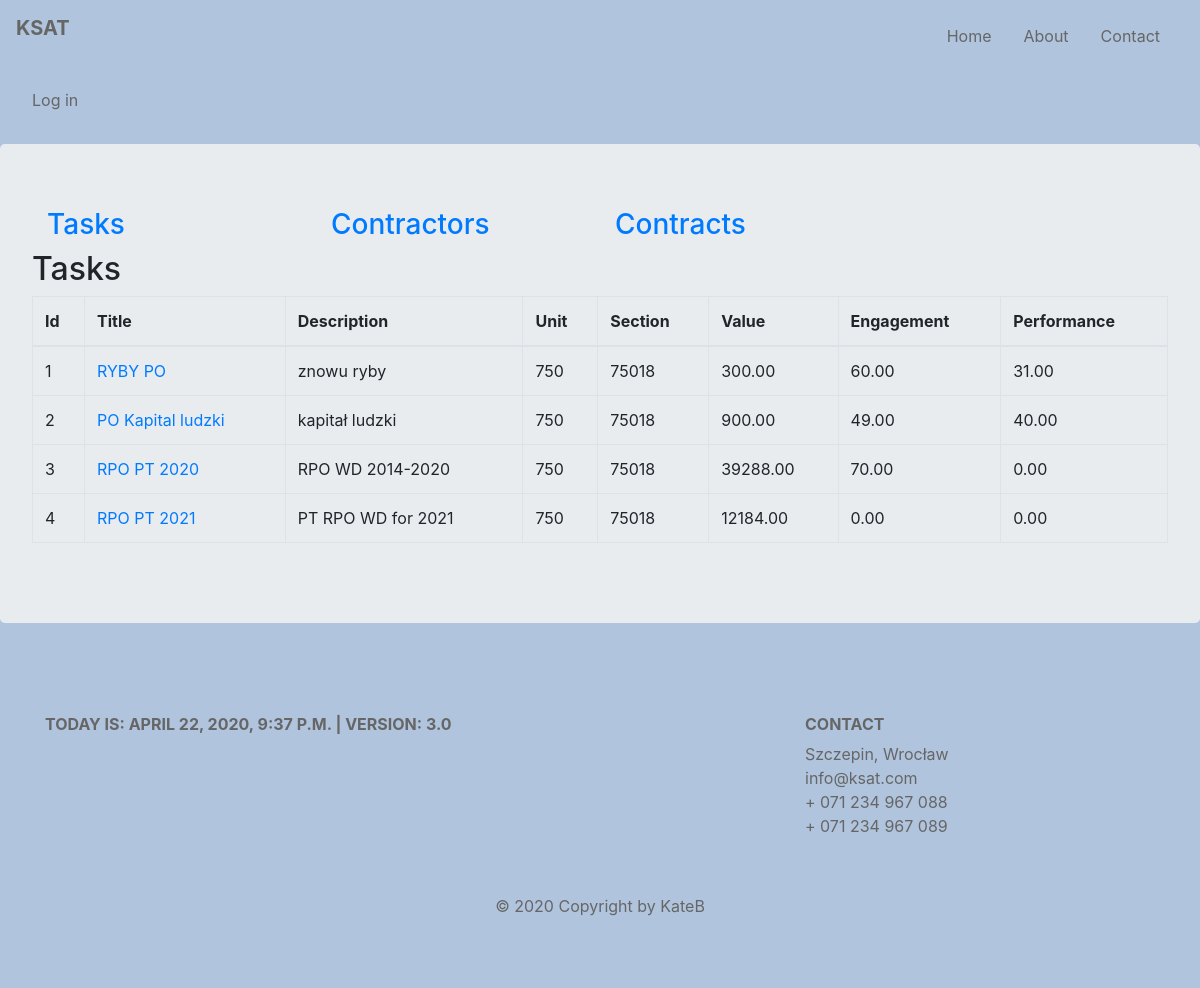
/ksat/tasks/, run on the app's committed database.
### budget/models.py (models this page shows, shortened)
class Task(models.Model):
    title = models.CharField(max_length=128, unique=True)
    description = models.CharField(max_length=256)
    unit = models.SmallIntegerField()
    section = models.SmallIntegerField()
    article = models.ManyToManyField(Articles, through='TaskArticles')
    slug = AutoSlugField(null=True, default=None, unique=True, populate_from='title')
    def get_absolute_url(self):
        return reverse('budget:task_details', kwargs={'task_slug': self.slug})
    def task_value(self):
        value = TaskArticles.objects.filter(task=self).aggregate(total=Sum('value'))['total']
        if value:
            return round(value, 2)
        return 0
    def engagement(self):
        contracts = Contract.objects.filter(task=self)
        engagement = 0
        for contract in contracts:
            engagement += contract.contract_value()
        return round(engagement, 2)
    def performance(self):
        contracts = Contract.objects.filter(task=self)
        performance = 0
        for contract in contracts:
            performance += contract.contract_performance()
        return round(performance, 2)

class Contract(models.Model):
    number = models.CharField(max_length=128, unique=True)
    date = models.DateField()
    task = models.ForeignKey(Task, on_delete=models.CASCADE, related_name='contracts', related_query_name='contract')
    contractor = models.ForeignKey(Contractor, default=None, on_delete=models.CASCADE, related_name='contracts',
                                   related_query_name='contract')
    article = models.ManyToManyField(Articles, through='ContractArticle')
    def contract_value(self):
        value = ContractArticle.objects.filter(contract=self).aggregate(total=Sum('value'))['total']
        if value:
            return round(value, 2)
        return 0
    def contract_performance(self):
        fin_docs = FinancialDocument.objects.filter(contract=self)
        performance = 0
        for fin_doc in fin_docs:
            performance += fin_doc.fin_doc_value()
        return round(performance, 2)
    class Meta:
        default_related_name = 'contract'
        ordering = ('number', 'contractor')
        verbose_name = 'contract'

class FinancialDocument(models.Model):
    contract = models.ForeignKey(Contract, on_delete=models.CASCADE, related_name='fds', related_query_name='fd')
    contractor = models.ForeignKey(Contractor, default=None, on_delete=models.CASCADE, related_name='fds',
                                   related_query_name='fd')
    number = models.CharField(max_length=64, default=None)
    date = models.DateField()
    payment_date1 = models.DateField(blank=True, null=True)
    payment_date2 = models.DateField(blank=True, null=True)
    article = models.ManyToManyField(Articles, through='FinDocumentArticle')
    def fin_doc_value(self):
        value = FinDocumentArticle.objects.filter(fin_doc=self).aggregate(total=Sum('value'))['total']
        if value:
            return round(value, 2)
        return 0
    class Meta:
        default_related_name = 'fds'
        verbose_name = 'finacial_doc'

### budget/views.py (the view)
# urls.py: path('tasks/', views.TasksView.as_view(), name='tasks'),
class TasksView(ListView):
    model = Task
    template_name = 'budget/tasks.html'
    context_object_name = 'tasks'

### budget/my_context_processor.py (called while the page is built)
def cp(request):
    ctx = {
        "now": django.utils.timezone.now(),
        "version": "3.0"
    }
    return ctx

def recaptcha_site_key(request):
    return {'RECAPTCHA_SITE_KEY': settings.RECAPTCHA_SITE_KEY}

### budget/templates/budget/tasks.html (shortened to what this page needs)
{% extends 'base.html' %}
{% block content %}
    {{ block.super }}
    <h2>Tasks</h2>
    <table class="table table-bordered">
        <thead>
        <tr>
            <th scope="col">Id</th>
            <th scope="col">Title</th>
            <th scope="col">Description</th>
            <th scope="col">Unit</th>
            <th scope="col" >Section</th>
            <th scope="col">Value</th>
            <th scope="col">Engagement</th>
            <th scope="col">Performance</th>
        </tr>
        </thead>
        <tbody>
        {% for task in tasks %}
            <tr>
                <td>{{ forloop.counter }}</td>
                <td><a href="{{ task.get_absolute_url }}">{{ task.title }}</a></td>
                <td>{{ task.description }}</td>
                <td>{{ task.unit }}</td>
                <td>{{ task.section }} </td>
                <td>{{ task.task_value|floatformat:2}}</td>
                <td>{{ task.engagement|floatformat:2 }}</td>
                <td>{{task.performance|floatformat:2}}</td>
            </tr>
        {% endfor %}
        </tbody>
    </table>
{% endblock %}

### static/css/style.css (style rules this page uses)
body { padding: 0; margin: 0; background: lightsteelblue; }

### data on the page
Task: title "RYBY PO", description "znowu ryby", unit "750", section "75018", task_value "300.00", engagement "60.00", performance "31.00"
Task: title "PO Kapital ludzki", description "kapitał ludzki", unit "750", section "75018", task_value "900.00", engagement "49.00", performance "40.00"
Task: title "RPO PT 2020", description "RPO WD 2014-2020", unit "750", section "75018", task_value "39288.00", engagement "70.00", performance "0.00"
Task: title "RPO PT 2021", description "PT RPO WD for 2021", unit "750", section "75018", task_value "12184.00", engagement "0.00", performance "0.00"

### other printed values
{{ version }} "3.0"
